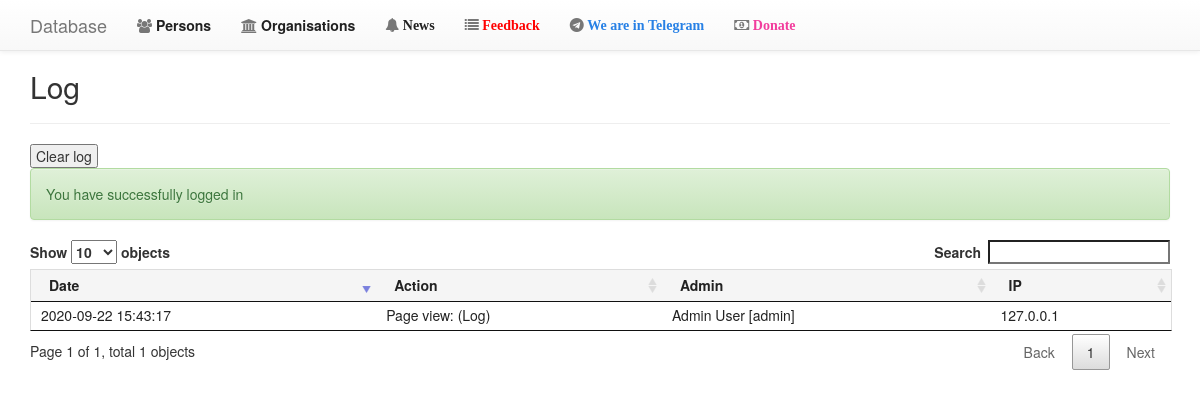
/data/html/logs.php (signed in), run on the app's committed database.
### tables this page shows
CREATE TABLE IF NOT EXISTS `logs` (
  `log_id` int(11) NOT NULL AUTO_INCREMENT,
  `datetime` datetime DEFAULT NULL,
  `action` longblob,
  `url` varchar(200) DEFAULT NULL,
  `user` varchar(200) DEFAULT NULL,
  `ip` varchar(200) DEFAULT NULL,
  `user_agent` varchar(200) DEFAULT NULL,
  PRIMARY KEY (`log_id`)
);

### data/includes/settings.config.inc.php (called while the page is built, shortened)
<?php
	spl_autoload_register(function($class_name) {
		$class_name = strtolower($class_name);
	});
	$session = new Session();
	$user = new User();
	require_once("functions.inc.php");
?>

### data/includes/class.db.inc.php (called while the page is built, shortened)
<?php
	class DB {
		protected static $instance = null;
		public static function get_instance() {
			if(empty(self::$instance)) {
				try {
					self::$instance = new PDO(DB_TYPE.":host=".DB_SERVER.";dbname=".DB_NAME, DB_USER, DB_PASS);
				} catch(PDOException $error) {
					echo $error->getMessage();
				}
			}
			return self::$instance;
		}
	};

### data/includes/class.log.inc.php (called while the page is built, shortened)
<?php
	class Log {
		private $db = null;
		public function __construct($action = null, $additional_message = null) {
			$this->db = DB::get_instance();
			if($action) {
				$this->action($action, $additional_message);
			}
		}
		public function find_all() {
			return $this->all = $this->db->query('SELECT * FROM logs', PDO::FETCH_ASSOC);
		}
		public function action($action = null, $additional_message = null) {
			global $user;
			$sql = '
				INSERT INTO logs (
					datetime,
					action,
					url,
					user,
					ip,
					user_agent
				) VALUES (
					:datetime,
					:action,
					:url,
					:user,
					:ip,
					:user_agent
				)
			';
			$stmt = $this->db->prepare($sql);
			$datetime = $this->current_mysql_datetime();
			$stmt->bindParam(':datetime', $datetime);
			$action = $this->get_action($action, $additional_message);
			$stmt->bindParam(':action', $action);
			$url = site_url() . $_SERVER['REQUEST_URI'];
			$stmt->bindParam(':url', $url);
			$name = $user->username ? $user->name . ' [' . $user->username . ']' : 'Unknown';
			$stmt->bindParam(':user', $name);
			$stmt->bindParam(':ip', $_SERVER['REMOTE_ADDR']);
			$stmt->bindParam(':user_agent', $_SERVER['HTTP_USER_AGENT']);
			$result = $stmt->execute();
			if($result) {
				return true;
			} else {
				return false;
			}
		}
		private function get_action($action = null, $additional_message = null) {
			switch($action) {
				case 'view' :
					$action = 'Page view: (' . page_name() . ')';
					break;
			}
			return $action;
		}
		private function current_mysql_datetime() {
			return date('Y-m-d H:i:s', time());
		}
	};

### data/includes/functions.inc.php (called while the page is built)
<?php
	function page_name() {
		global $page_name;
		global $subpage_name;
		if(isset($page_name) && isset($subpage_name)) {
			return $subpage_name . " - " . $page_name;
		} else {
			return $page_name;
		};
	};
	function site_url() {
		return rtrim(SITE_URL, '/');
	}

### data/includes/class.user.inc.php (called while the page is built, shortened)
<?php
	class User {
		private $db = null;
		public function __construct() {
			$this->db = DB::get_instance();
			$this->is_authenticated();
		}
		public function is_authenticated() {
			global $session;
			if($session->get('authenticated_user') == 1) {
				if($session->get('authenticated_user_id')) {
					$result = $this->find_id($session->get('authenticated_user_id'));
					if($result) {
						$this->authenticated = true;
						$this->name = $result['full_name'];
						$this->username = $result['username'];
					} else {
						$this->remove_authenticated();
					}
				} else {
					$this->remove_authenticated();
				}
			} else {
				$this->remove_authenticated();
			}
		}
		public function find_id($id = null) {
			if(!empty($id)) {
				$sql = "
					SELECT * FROM users
					WHERE user_id = :user_id
				";
				$stmt = $this->db->prepare($sql);
				$stmt->bindParam(':user_id', $id);
				$stmt->execute();
				$result = $stmt->fetch();
				if($result) {
					return $result;
				} else {
					return false;
				}
			} else {
				return false;
			}
		}
	}

### data/html/logs.php (the view, shortened to what this page needs)
<?php
	require_once("../includes/settings.config.inc.php");
	$page_name = PAGENAME_LOGS;
	$datatables_required = 1;
	$datatables_table_id = "logs";
	$log = new Log('view');
	$logs = $log->find_all();
	require_once("../includes/layout.head.inc.php");
	require_once("../includes/layout.navigation.inc.php");
?>
<form method="post" action="">
    <input name="submit_button" type="submit" value=" Clear log " />
</form>
			<table id="<?php echo $datatables_table_id; ?>">
				<thead>
					<tr>
						<th>Date</th>
						<th>Action</th>
						<th>Admin</th>
						<th>IP</th>
					</tr>
				</thead>
				<tbody>
<?php
				foreach($logs as $log){
				?>
					<tr>
						<td><?php echo htmlentities($log["datetime"]); ?></td>
						<td><?php echo htmlentities($log["action"]); ?></td>
						<td><?php echo htmlentities($log["user"]); ?></td>
						<td><?php echo htmlentities($log["ip"]); ?></td>
					</tr>
<?php
				};
					?>
				</tbody>
			</table>
<?php
	require_once("../includes/layout.footer.inc.php");
?>

### data/includes/layout.head.inc.php (shortened to what this page needs)
<!DOCTYPE html>
<html lang="en">
	<head>
<?php
		if(isset($datatables_required) && $datatables_required == 1) {
			$datatables_source = <<<FILEDOC
		<link rel="stylesheet" type="text/css" href="assets/DataTables/1.10.15/css/jquery.dataTables.css">
		<script type="text/javascript" charset="utf8" src="assets/DataTables/1.10.15/js/jquery.dataTables.js"></script>
FILEDOC;
			echo $datatables_source;
		};
?>
		<link rel="stylesheet" href="assets/bootstrap/3.3.7/css/bootstrap.min.css">
		<link rel="stylesheet" href="assets/bootstrap/3.3.7/css/bootstrap-theme.min.css">
		<link href="assets/font-awesome/4.7.0/css/font-awesome.min.css" rel="stylesheet">
		<link rel="stylesheet" href="css/main.css?v=<?php echo time(); ?>">
			<link rel="stylesheet" href="assets/src/animate.min.css">
	</head>

### data/includes/layout.navigation.inc.php (shortened to what this page needs)
  <body>
<nav class="navbar navbar-default navbar-fixed-top">
	<div class="container">
		<div class="navbar-header">
			<a class="navbar-brand" href="<?php echo "/" ?>">Database</a>
		</div>
		<div id="navbar" class="navbar-collapse collapse">
			<ul class="nav navbar-nav">
				<li <?php if($page_name == PAGENAME_INDEX || $page_name == PAGENAME_CONTACTS) echo 'class="active"'; ?>><a href="<?php echo PAGELINK_INDEX; ?>"><i class="fa fa-users" aria-hidden="true"></i><font color="#202020"> <b><?php echo PAGENAME_INDEX; ?></font></b></a></li>
				<li <?php if($page_name == PAGENAME_ORG) echo 'class="active"'; ?>><a href="<?php echo PAGELINK_ORG; ?>"><i class="fa fa-institution" aria-hidden="true"></i><font color="#202020"> <b><?php echo PAGENAME_ORG; ?></font></b></a></li>
				<li <?php if($page_name == PAGENAME_NEWS) echo 'class="active"'; ?>><a href="<?php echo PAGELINK_NEWS; ?>" class = "fa fa-bell" aria-hidden="true"><font color="#202020"><b> <?php echo PAGENAME_NEWS; ?></font></b></a></li>
				<li><a href="http://www.google.com" target = "_blanc" class = "fa fa-list"><font color="#ff0000"><b> Feedback</font></b></a></li>
				<li><a href="http://telegram.org" target = "_blanc" class = "fa fa-telegram"><font color="#2780e5"><b> We are in Telegram</font></b></a></li>
				<li><a href="/donate" target = "_blanc" class = "fa fa-money"><font color="#f23d9d"><b> Donate</font></b></a></li>
			</ul>
		</div>
	</div>
</nav>
<div class="container pt-50">
	<h2><?php if(isset($subpage_name)) { echo $subpage_name; } else { echo $page_name; } ?></h2>
	<hr/>

### data/includes/class.session.inc.php (shortened to what this page needs)
<?php
	class Session {
		public function get($key) {
			if(isset($_SESSION[$key])) {
				return $_SESSION[$key];
			} else {
				return false;
			}
		}
		public function output_message() {
			if($this->get('message')) {
				echo $this->get('message');
			}
		}
	};

### data/includes/layout.footer.inc.php (shortened to what this page needs)
		</div>
    </body>
</html>

### data/html/css/main.css (style rules this page uses)
.pt-50 { padding-top: 50px; }
* { margin: 0; padding: 0; box-sizing: border-box; }
table { background: white; margin-bottom: 1.25rem; border: solid 1px #dddddd; }
table thead { background: whitesmoke; }
table thead tr th, table thead tr td { padding: 0.5rem 0.625rem 0.625rem; font-weight: bold; color: #222222; }
table tr th, table tr td { padding: 0.5625rem 0.625rem; color: #222222; text-align: left; }
table thead tr th, table tfoot tr th, table tfoot tr td, table tbody tr th, table tbody tr td, table tr td { display: table-cell; line-height: 1.125rem; }
.container { margin-top:30px; margin-bottom:30px; }

### data on the page
logs: datetime "2020-09-22 15:43:17", action "Page view: (Log)", user "Admin User [admin]", ip "127.0.0.1"

### other printed values
PAGENAME_INDEX "Persons"
PAGENAME_ORG "Organisations"
PAGENAME_NEWS "News"
$page_name "Log"
$this->get('message') "You have successfully logged in"
